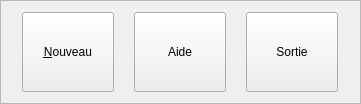
       <widget class="QFrame" name="frmButtons">
        <property name="geometry">
         <rect>
          <x>0</x>
          <y>450</y>
          <width>361</width>
          <height>100</height>
         </rect>
        </property>
        <property name="styleSheet">
         <string notr="true">QFrame#frmButtons {
background-image: url(:/data/images/feuille);
background-repeat: repeat-no;
background-position: top right;
border-radius:10px;
}</string>
        </property>
        <property name="frameShape">
         <enum>QFrame::StyledPanel</enum>
        </property>
        <property name="frameShadow">
         <enum>QFrame::Raised</enum>
        </property>
        <layout class="QGridLayout" name="gridLayout_7">
         <property name="horizontalSpacing">
          <number>10</number>
         </property>
         <item row="0" column="0">
          <widget class="AbulEduFlatBoutonV1" name="btnNouveau">
           <property name="minimumSize">
            <size>
             <width>64</width>
             <height>80</height>
            </size>
           </property>
           <property name="maximumSize">
            <size>
             <width>92</width>
             <height>92</height>
            </size>
           </property>
           <property name="cursor">
            <cursorShape>PointingHandCursor</cursorShape>
           </property>
           <property name="toolTip">
            <string/>
           </property>
           <property name="whatsThis">
            <string>new</string>
           </property>
           <property name="styleSheet">
            <string notr="true">QPushButton &gt; *{color:red;}QPushButton{border: none; color:rgba(255,255,255,255);background-repeat: no-repeat;background-color:rgba(0,0,0,0);border-image:url(':/icones/new');image-position: center;}:hover{color:rgba(255,255,255,255);background-color:rgba(0,0,0,0);border-image:url(':/icones/newHover');image-position: center;}:pressed{color:rgba(255,255,255,255);background-color:rgba(255,255,255,50);image-position: center;}:disabled{border: none; color:rgba(160,160,164,255);background-color:rgba(0,0,0,0);image:none;image-position: center;}</string>
           </property>
           <property name="text">
            <string>&amp;Nouveau</string>
           </property>
           <property name="CouleurTexteNormale" stdset="0">
            <color>
             <red>255</red>
             <green>255</green>
             <blue>255</blue>
            </color>
           </property>
           <property name="CouleurTexteSurvol" stdset="0">
            <color>
             <red>255</red>
             <green>255</green>
             <blue>255</blue>
            </color>
           </property>
           <property name="CouleurTextePressed" stdset="0">
            <color>
             <red>255</red>
             <green>255</green>
             <blue>255</blue>
            </color>
           </property>
           <property name="CouleurFondPressed" stdset="0">
            <color alpha="50">
             <red>255</red>
             <green>255</green>
             <blue>255</blue>
            </color>
           </property>
           <property name="iconeNormale" stdset="0">
            <string>:/data/images/nouveau</string>
           </property>
           <property name="IconeSurvol" stdset="0">
            <string>:/data/images/nouveauHover</string>
           </property>
          </widget>
         </item>
         <item row="0" column="1">
          <widget class="AbulEduFlatBoutonV1" name="btnAideFeuille">
           <property name="minimumSize">
            <size>
             <width>64</width>
             <height>80</height>
            </size>
           </property>
           <property name="maximumSize">
            <size>
             <width>92</width>
             <height>92</height>
            </size>
           </property>
           <property name="cursor">
            <cursorShape>PointingHandCursor</cursorShape>
           </property>
           <property name="toolTip">
            <string/>
           </property>
           <property name="whatsThis">
            <string>new</string>
           </property>
           <property name="styleSheet">
            <string notr="true">QPushButton &gt; *{color:red;}QPushButton{border: none; color:rgba(255,255,255,255);background-repeat: no-repeat;background-color:rgba(0,0,0,0);border-image:url(':/icones/new');image-position: center;}:hover{color:rgba(255,255,255,255);background-color:rgba(0,0,0,0);border-image:url(':/icones/newHover');image-position: center;}:pressed{color:rgba(255,255,255,255);background-color:rgba(255,255,255,50);image-position: center;}:disabled{border: none; color:rgba(160,160,164,255);background-color:rgba(0,0,0,0);image:none;image-position: center;}</string>
           </property>
           <property name="text">
            <string>Aide</string>
           </property>
           <property name="CouleurTexteNormale" stdset="0">
            <color>
             <red>255</red>
             <green>255</green>
             <blue>255</blue>
            </color>
           </property>
           <property name="CouleurTexteSurvol" stdset="0">
            <color>
             <red>255</red>
             <green>255</green>
             <blue>255</blue>
            </color>
           </property>
           <property name="CouleurTextePressed" stdset="0">
            <color>
             <red>255</red>
             <green>255</green>
             <blue>255</blue>
            </color>
           </property>
           <property name="CouleurFondPressed" stdset="0">
            <color alpha="50">
             <red>255</red>
             <green>255</green>
             <blue>255</blue>
            </color>
           </property>
           <property name="iconeNormale" stdset="0">
            <string>:/data/images/aide</string>
           </property>
           <property name="IconeSurvol" stdset="0">
            <string>:/data/images/aideHover</string>
           </property>
          </widget>
         </item>
         <item row="0" column="2">
          <widget class="AbulEduFlatBoutonV1" name="btnSortie">
           <property name="minimumSize">
            <size>
             <width>64</width>
             <height>80</height>
            </size>
           </property>
           <property name="maximumSize">
            <size>
             <width>92</width>
             <height>92</height>
            </size>
           </property>
           <property name="cursor">
            <cursorShape>PointingHandCursor</cursorShape>
           </property>
           <property name="toolTip">
            <string/>
           </property>
           <property name="whatsThis">
            <string>new</string>
           </property>
           <property name="styleSheet">
            <string notr="true">QPushButton &gt; *{color:red;}QPushButton{border: none; color:rgba(255,255,255,255);background-repeat: no-repeat;background-color:rgba(0,0,0,0);border-image:url(':/icones/new');image-position: center;}:hover{color:rgba(255,255,255,255);background-color:rgba(0,0,0,0);border-image:url(':/icones/newHover');image-position: center;}:pressed{color:rgba(255,255,255,255);background-color:rgba(255,255,255,50);image-position: center;}:disabled{border: none; color:rgba(160,160,164,255);background-color:rgba(0,0,0,0);image:none;image-position: center;}</string>
           </property>
           <property name="text">
            <string>Sortie</string>
           </property>
           <property name="CouleurTexteNormale" stdset="0">
            <color>
             <red>255</red>
             <green>255</green>
             <blue>255</blue>
            </color>
           </property>
           <property name="CouleurTexteSurvol" stdset="0">
            <color>
             <red>255</red>
             <green>255</green>
             <blue>255</blue>
            </color>
           </property>
           <property name="CouleurTextePressed" stdset="0">
            <color>
             <red>255</red>
             <green>255</green>
             <blue>255</blue>
            </color>
           </property>
           <property name="CouleurFondPressed" stdset="0">
            <color alpha="50">
             <red>255</red>
             <green>255</green>
             <blue>255</blue>
            </color>
           </property>
           <property name="iconeNormale" stdset="0">
            <string>:/data/images/sortie</string>
           </property>
           <property name="IconeSurvol" stdset="0">
            <string>:/data/images/sortieHover</string>
           </property>
          </widget>
         </item>
        </layout>
       </widget>
